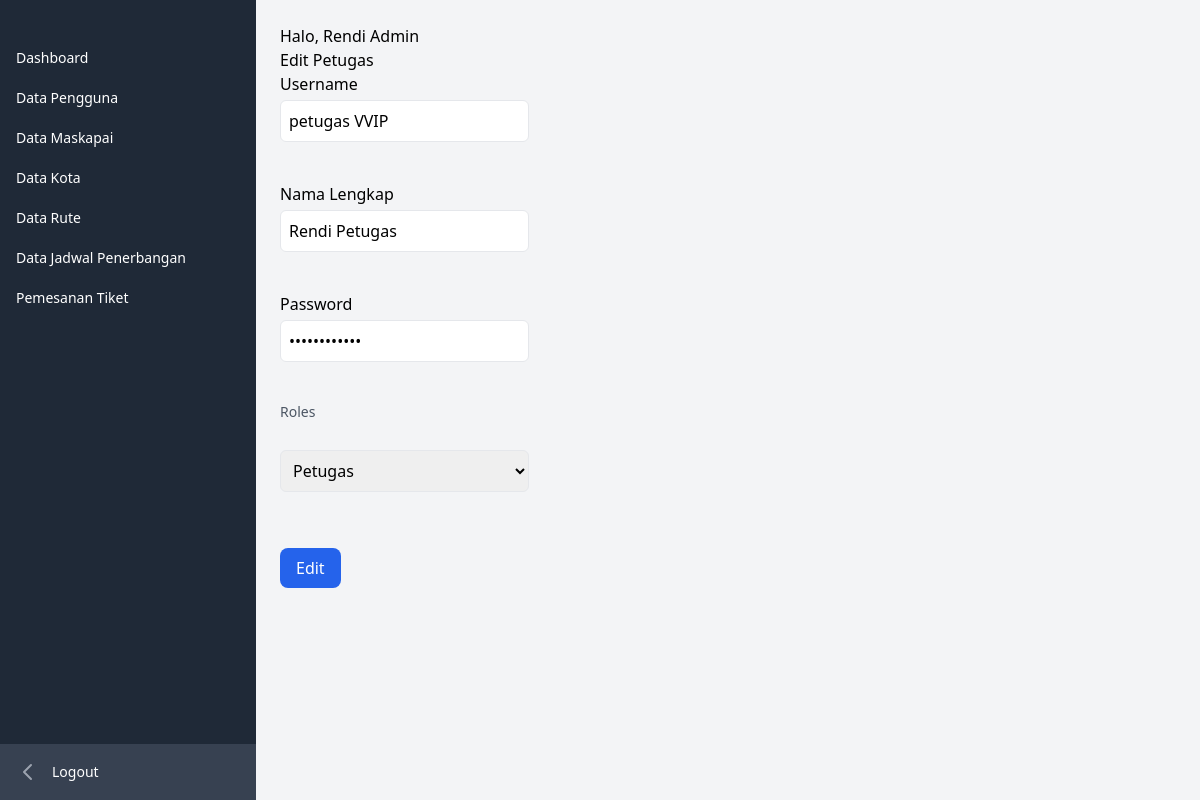
Screenshot of /admin/pengguna/edit.php?id=2 (signed in) with the database file from the repository.
### tables this page shows
CREATE TABLE `user` (
  `id_user` int(11) NOT NULL,
  `username` varchar(100) NOT NULL,
  `nama_lengkap` varchar(100) NOT NULL,
  `password` varchar(255) NOT NULL,
  `roles` enum('Admin','Petugas','Penumpang') NOT NULL
);

### admin/pengguna/functions.php (called while the page is built, shortened)
<?php
require '../../koneksi.php';
function query($query){
    global $conn;
    $rows = [];
    $result = mysqli_query($conn, $query);
    while($row = mysqli_fetch_assoc($result)){
        $rows[] = $row;
    }
    return $rows;
}

### admin/pengguna/edit.php (the view, shortened to what this page needs)
<?php
require 'functions.php';
$id = $_GET["id"];
$pengguna = query("SELECT * FROM user WHERE id_user = '$id'")[0];
?>
<?php require '../../layouts/sidebar_admin.php'; ?>
<div class="p-6">
<h1>Halo, <?= $_SESSION["nama_lengkap"]; ?></h1>
<h1>Edit Petugas</h1>
<form action="" method="POST">
    <label for="username">Username</label><br />
    <input type="text" name="username" id="username" class="mt-1 p-2 mb-4 border rounded-md w-full focus:outline-none focus:border-blue-500" value="<?= $pengguna["username"]; ?>"><br /> <br />
    <label for="nama_lengkap">Nama Lengkap</label><br />
    <input type="text" name="nama_lengkap" id="nama_lengkap" class="mt-1 p-2 mb-4 border rounded-md w-full focus:outline-none focus:border-blue-500" value="<?= $pengguna["nama_lengkap"]; ?>"><br /> <br />
    <label for="password">Password</label><br />
    <input type="password" name="password" id="password" class="mt-1 p-2 mb-4 border rounded-md w-full focus:outline-none focus:border-blue-500" value="<?= $pengguna["password"] ?>"><br /> <br />
    <label for="roles" class="block text-sm font-medium text-gray-600">Roles</label><br />
    <select name="roles" id="roles" class="mt-1 p-2 mb-4 border rounded-md w-full focus:outline-none focus:border-blue-500">
        <option value="<?= $pengguna["roles"]; ?>"><?= $pengguna["roles"]; ?></option>
    </select><br /> <br />
    <button type="submit" name="edit" class="mt-4 mb-2 rounded-lg inline-block text-white text-base py-2 px-4 bg-blue-600">Edit</button>
</form>
</div>

### rows the page displays
user: username "petugas VVIP", nama_lengkap "Rendi Petugas", roles "Petugas"

### other values shown
$_SESSION["nama_lengkap"] "Rendi Admin"
